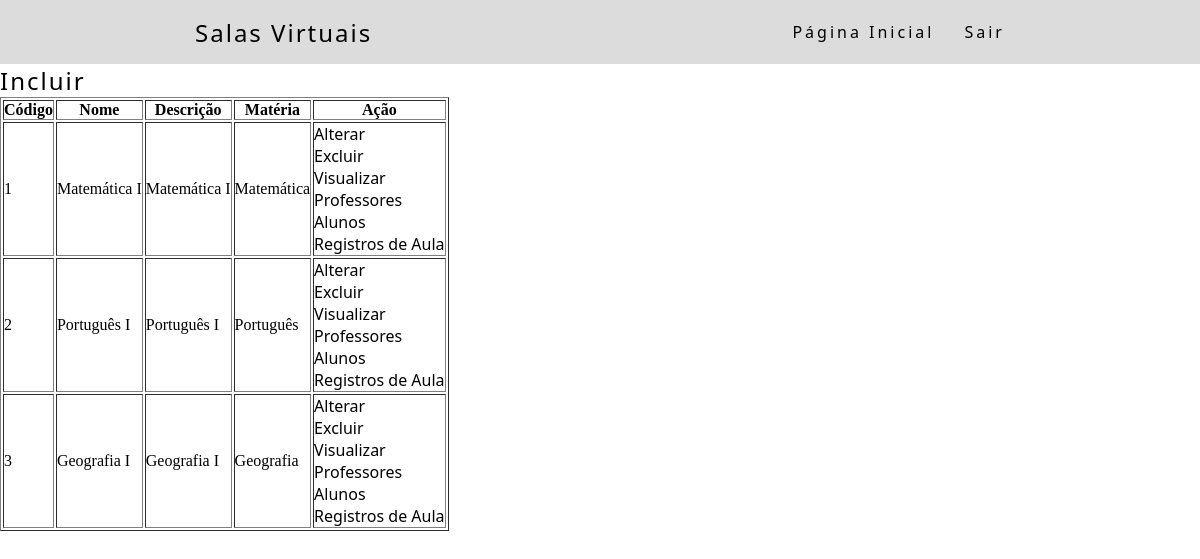
Page /consultaSalaVirtual.php (signed in) on the committed database.
### tables this page shows
CREATE TABLE TBSalaVirtual (
	SALCodigo    INTEGER      NOT NULL AUTO_INCREMENT,
    SALNome      VARCHAR(100) NOT NULL,
    SALDescricao VARCHAR(500) NOT NULL,
    MATCodigo    INTEGER      NOT NULL,
    PRIMARY KEY (SALCodigo)
);

CREATE TABLE TBMateria (
	MATCodigo    INTEGER      NOT NULL AUTO_INCREMENT,
    MATNome      VARCHAR(50)  NOT NULL,
    MATDescricao VARCHAR(500) NOT NULL,
    PRIMARY KEY (MATCodigo)
);

### autoload.php (called while the page is built, shortened)
<?php
spl_autoload_register(function ($nomeClasse) {
    $folders = array(
        $nomeClasse,
        '.'.DIRECTORY_SEPARATOR.$nomeClasse,
        '..'.DIRECTORY_SEPARATOR.$nomeClasse,
        'acao',
        '.'.DIRECTORY_SEPARATOR.'acao',
        '..'.DIRECTORY_SEPARATOR.'acao',
        'classes',
        '.'.DIRECTORY_SEPARATOR.'classes',
        '..'.DIRECTORY_SEPARATOR.'classes',
        'classes'.DIRECTORY_SEPARATOR.'dados',
        '.'.DIRECTORY_SEPARATOR.'classes'.DIRECTORY_SEPARATOR.'dados',
        '..'.DIRECTORY_SEPARATOR.'classes'.DIRECTORY_SEPARATOR.'dados',
        'conf',
        '.'.DIRECTORY_SEPARATOR.'conf',
        '..'.DIRECTORY_SEPARATOR.'conf',
        'interfaces',
        '.'.DIRECTORY_SEPARATOR.'interfaces',
        '..'.DIRECTORY_SEPARATOR.'interfaces'
    );
});

### Rotinas.php (called while the page is built, shortened)
<?php
abstract class Rotinas {
    public static function rotinasPorPerfil() : array {
        $rotinas = [];
        return $rotinas;
    }
}

### acao/AcaoSalaVirtual.class.php (called while the page is built, shortened)
<?php
require_once('autoload.php');
class AcaoSalaVirtual extends AcaoBase {
    protected function getAcoesConsulta(): array {
        $acoes = parent::getAcoesConsulta();
        $acoes[] = self::ACAO_PROFESSORES;
        $acoes[] = self::ACAO_ALUNOS;
        $acoes[] = self::ACAO_REGISTRO_AULA;
        return $acoes;
    }
    protected function adicionaCondicaoComplexaSalaVirtualPerfil() {
        $tipoPerfil = $_SESSION['tipo'];
    }
}

### classes/dados/DadosSalaVirtual.class.php (called while the page is built, shortened)
<?php
require_once('autoload.php');
class DadosSalaVirtual extends DadosBase {
    protected function getQueryBuscaDados(array $colunas = []): string {
        $sql = 'SELECT  TBSalaVirtual.SALCodigo     as "codigo", '
            .           'TBSalaVirtual.SALNome      as "nome", '
            .           'TBSalaVirtual.SALDescricao as "descricao", '
            .           'TBMateria.MATCodigo        as "Materia.codigo", '
            .           'TBMateria.MATNome          as "Materia.nome" ';
        $sql .= ' FROM '.$this->getTabela();
        $sql .= $this->adicionaJoins();
        return $sql;
    }
    protected function filtraConsulta(): string {
        $filtroAssociativo = isset($_GET['codigoSalaVirtual']) ? $_GET['codigoSalaVirtual'] : false;
        return parent::filtraConsulta();
    }
    public function getTabela() {
        return 'TBSalaVirtual';
    }
}

### classes/dados/Dados.class.php (called while the page is built, shortened)
<?php
require_once('autoload.php');
abstract class Dados {
    protected $relacionamentos = [];
    protected function adicionaRelacionamento(string $coluna, string $atributo, int $tipo) : Relacionamento {
        $rel = new Relacionamento($coluna, $atributo, $tipo);
        $this->relacionamentos[$atributo] = $rel;
        return $rel;
    }
    public function getChavesEstrangeiras() : array {
        $rels = [];
        foreach ($this->getRelacionamentos() as $relacionamento) {
            if ($relacionamento->isEstrangeira()) {
                $rels[] = $relacionamento;
            }
        }
        return $rels;
    }
    protected function getConn() : PDO {
        return Connect::getInstance();
    }
    public function getRelacionamentos() {
        return $this->relacionamentos;
    }
}

### classes/dados/Relacionamento.class.php (called while the page is built, shortened)
<?php
require_once('autoload.php');
class Relacionamento {
    private $estrangeira = false;
    private $referencia = [];
    private $tabelaReferencia;
    private $coluna;
    public function __construct(string $coluna, string $atributo, int $tipo = 0) {
        $this->coluna    = $coluna;
    }
    public function chaveEstrangeira() : self {
        $this->estrangeira = true;
        return $this;
    }
    public function referencia(string $coluna, string $atributo) : self {
        if ($this->isEstrangeira()) {
            $this->referencia = ['col' => $coluna, 'att' => $atributo];
        }
        return $this;
    }
    public function on(string $tabela) : self {
        if (count($this->getReferencia()) > 0) {
            $this->tabelaReferencia = $tabela;
        }
        return $this;
    }
    public function isEstrangeira() : bool {
        return $this->estrangeira;
    }
    public function getReferencia() : array {
        return $this->referencia;
    }
    public function getTabelaReferencia() : string {
        return $this->tabelaReferencia;
    }
    public function getColuna() : string {
        return $this->coluna;
    }
}

### classes/dados/DadosBase.class.php (called while the page is built, shortened)
<?php
require_once('autoload.php');
abstract class DadosBase extends Dados implements InterfaceDados {
    public function query(array $colunas = []) : array {
        $sql = $this->getQueryBuscaDados($colunas);
        $sql .= $this->filtraConsulta();
        $stmt  = $this->getConn()->query($sql);
        $dados = [];
        while ($linha = $stmt->fetch(PDO::FETCH_ASSOC)) {
            $objeto = new $nomeModelo();
            $dados[] = $objeto;
        }
        return $dados;
    }
    protected function adicionaJoins() : string {
        $joins = ' ';
        foreach ($this->getChavesEstrangeiras() as $chave) {
            $joins .= 'JOIN ';
            $joins .= $chave->getTabelaReferencia();
            $joins .= ' ON ';
            $joins .= $this->getTabela().'.'.$chave->getColuna().' = '.$chave->getTabelaReferencia().'.'.$chave->getColuna().' ';
        }
        return $joins;
    }
    protected function filtraConsulta() : string {
        $filtros = '';
        return $filtros;
    }
    function setaValorModelo(mixed $modelo, string $atributo, mixed $valor) {
        $caminho  = explode('.', $atributo);
    }
    function setValorRecursivo(mixed $modelo, array $caminho, mixed $valor) {
        if (count($caminho) > 0) {
            $atributo = array_shift($caminho);
        }
    }
}

### conf/Connect.class.php (called while the page is built, shortened)
<?php
require_once('autoload.php');
class Connect {
    private static $Conn;
    public static function getInstance() {
        return self::$Conn;
    }
    private static function setConnection() {
        try {
            $opcoes = array(PDO::MYSQL_ATTR_INIT_COMMAND => 'SET NAMES UTF8',
                            PDO::ATTR_PERSISTENT         => TRUE,
                            PDO::ATTR_ERRMODE            => PDO::ERRMODE_EXCEPTION);
            self::$Conn = new PDO(DRIVER.
                                 ":host=" . HOST .
                                 "; dbname=" . DBNAME .
                                 "; charset=" . CHARSET .
                                 ";", USER, PASSWORD,
                                 $opcoes);
          } catch (PDOException $e) {
            print "DB Error: " . $e->getMessage();
          }
    }
}

### classes/SalaVirtual.class.php (called while the page is built, shortened)
<?php
require_once('autoload.php');
class SalaVirtual {
    private $Materia;
    public function setCodigo($codigo) {
        return $this;
    }
    public function setNome($nome) {
        return $this;
    }
    public function setDescricao($descricao) {
        return $this;
    }
    public function getMateria() {
        if ($this->Materia == null) {
            $this->Materia = new Materia();
        }
        return $this->Materia;
    }
    public function setMateria($Materia) {
        $this->Materia = $Materia;
        return $this;
    }
}

### classes/Materia.class.php (called while the page is built, shortened)
<?php
require_once('autoload.php');
class Materia implements InterfaceLista {
    public function setCodigo($codigo) {
        return $this;
    }
    public function setNome($nome) {
        return $this;
    }
    public function setDescricao($descricao) {
        return $this;
    }
}

### acao/AcaoBase.class.php (the view, shortened to what this page needs)
<?php
abstract class AcaoBase {
    protected $Dados;
    public function consulta(string $classe, array $consulta, string $tela = '', array $parametros = []) : string {
        if ($tela == '') {
            $tela = $classe;
        }
        $atributos = array_map(function($linha) {
            return $linha[0];
        }, $consulta);
        $dadosConsulta = $this->buscaDadosConsulta($atributos);
        return $this->montaConsulta($classe, $tela, $consulta, $dadosConsulta, $parametros);
    }
    protected function buscaDadosConsulta(array $atributos) : array {
        return $this->getDados()->query($atributos);
    }
    protected function montaConsulta(string $classe, string $tela, array $colunas, array $dados, array $parametros = []) : string{
        $tabela = '<table border="1">';
        $tabela .= $this->montaCabecalho($colunas);
        $tabela .= $this->montaLinhas($classe, $tela, $colunas, $dados, $parametros);
        $tabela .= '</table>';
        return $tabela;
    }
    protected function montaCabecalho(array $colunas): string {
        $cabecalho = '<tr>';
        $titulos = array_map(function($coluna) {
            return $coluna[1];
        }, $colunas);
        foreach ($titulos as $titulo) {
            $cabecalho .= '<th>'.$titulo.'</th>';
        }
        $cabecalho .= '<th>Ação</th>';
        $cabecalho .= '</tr>';
        return $cabecalho;
    }
    protected function montaLinhas(string $classe, string $tela, array $colunas, array $dadosLinhas, array $parametros = []) : string {
        $linhas = '';
        $atributos = array_map(function($coluna) {
            return $coluna[0];
        }, $colunas);
        foreach ($dadosLinhas as $linha) {
            $linhas .= $this->montaLinha($classe, $tela, $atributos, $linha, $parametros);
        }
        return $linhas;
    }
    protected function montaLinha(string $classe, string $tela, array $atributos, mixed $objetoLinha, array $parametros = []) : string {
        $linha = '<tr>';
        foreach ($atributos as $atributo) {
            $linha .= $this->montaColuna($this->getDados()->getValorModelo($objetoLinha, $atributo));
        }
        $linha .= $this->montaColuna($this->montaAcoesLinha($classe, $tela, $objetoLinha, $parametros));
        $linha .= '</tr>';
        return $linha;
    }
    protected function montaColuna(mixed $valor) : string {
        return '<td>'.$valor.'</td>';
    }
    protected function montaAcoesLinha(string $classe, string $tela, mixed $objetoLinha, array $parametros = []) : string {
        $valores = [];
        foreach ($this->getDados()->getChavesPrimarias() as $primaria) {
            $valores[] = 'c_'.$primaria->getAtributo().'='.$this->getDados()->getValorModelo($objetoLinha, $primaria->getAtributo());
        }
        $valores[] = $this->montaTelaConsultaRedirecionar($tela, $parametros);
        $valores[] = 'classeAcao='.$classe;
        $acoesLinha = '';
        foreach ($this->getAcoesConsulta() as $acao) {
            $acoesLinha .= $this->montaAcao($tela, $acao, $valores, $parametros);
        }
        return $acoesLinha;
    }
    protected function montaTelaConsultaRedirecionar(string $tela, array $parametros = []) {
        $parametroTela = 'tela=consulta'.ucfirst($tela).'.php';
        return $parametroTela;
    }
    protected function montaAcao(string $tela, string $acao, array $valores, array $parametros) : string {
        $arquivo = in_array($acao, self::ACOES_CAD) ? 'cad'.$tela.'.php' : 'acao.php';
        $action  = $arquivo.'?'.implode('&', $valores).'&'.implode('&', $parametros);
        $action .= '&acao='.$acao;
        return '<a href='.$action.'>'.self::NOME_ACAO[$acao].'</a><br>';
    }
    protected function getAcoesConsulta() : array {
        return [self::ACAO_ALTERAR, self::ACAO_EXCLUIR, self::ACAO_VISUALIZAR];
    }
    public function getDados() : DadosBase {
        return $this->Dados;
    }
    public function setDados(DadosBase $Dados) {
        $this->Dados = $Dados;
        return $this;
    }
}

### consultaSalaVirtual.php (shortened to what this page needs)
<!DOCTYPE html>
<?php
    require_once('autoload.php');
    require_once('acao.php');
?>
<html lang="pt-br">
    <head>
        <?= TelaUtils::headPadraoPagina(); ?>
    </head>
    <body>
        <?= TelaUtils::topoPagina('Salas Virtuais'); ?>
        <?= TelaUtils::botaoIncluir('SalaVirtual');?>
        <?php
        $colunas = [
            ['codigo'       , 'Código'],
            ['nome'         , 'Nome'],
            ['descricao'    , 'Descrição'],
            ['Materia.nome' , 'Matéria']
        ];
        consulta('SalaVirtual', $colunas);
        ?>
    </body>
</html>

### TelaUtils.php (shortened to what this page needs)
<?php
require_once('autoload.php');
abstract class TelaUtils {
    public static function headPadraoPagina() : string {
        $padrao = '<link rel="stylesheet" href="style'.DIRECTORY_SEPARATOR.'style.css">';
        return  $padrao;
    }
    public static function topoPagina($titulo) : string {
        $topoPagina =   '<header>';
        $topoPagina .=      '<nav>';
        $topoPagina .=          '<a class="logo">'.$titulo.'</a>';
        $topoPagina .=          '<ul class="nav-list">';
        $topoPagina .=              '<li><a href="home.php">Página Inicial</a></li>';
        $topoPagina .=              self::getRotinasTopoPagina();
        $topoPagina .=              self::getLogoff();
        $topoPagina .=          '</ul>';
        $topoPagina .=      '</nav>';
        $topoPagina .=  '</header>';
        return $topoPagina;
    }
    private static function getRotinasTopoPagina() : string {
        $rotinas = '';
        return $rotinas;
    }
    private static function getLogoff() : string {
        return  '<li>'
            .       '<a href="login.php">Sair</a>'
            .   '</li>';
    }
    public static function botaoIncluir(string $classe, array $parametrosGet = null) : string {
        $link = 'cad'.ucfirst($classe).'.php';
        return '<a href='.$link.' class="logo">Incluir</a>';
    }
}

### acao.php (shortened to what this page needs)
<?php
require_once('autoload.php');
function consulta(string $classe, array $consulta, string $tela = '', array $parametros = []) {
    $modelo = instanciaModelo($classe);
    $dados  = instanciaDadosModelo($classe);
    $acao   = instanciaClasseAcao($classe);
    $dados->setModelo($modelo);
    $acao->setDados($dados);
    echo $acao->consulta(ucfirst($classe), $consulta, $tela, $parametros);
}
function setValorRecursivo(mixed $modelo, array $caminho, mixed $valor) {
    if (count($caminho) > 0) {
        $atributo = array_shift($caminho);
    }
}
function instanciaClasseAcao($nomeAcao = false) : mixed {
    $classe = $nomeAcao != false ? 'Acao'.ucfirst($nomeAcao) : 'Acao'.getClasseAcao();
    return new $classe();
}
function instanciaModelo(string $nomeModelo = null) : mixed {
    return new $classe();
}
function instanciaDadosModelo(string $nomeDados = null) : mixed {
    $classe = $nomeDados != null ? 'Dados'.ucfirst($nomeDados) : 'Dados'.getClasse();
    return new $classe();
}

### style/style.css (style rules this page uses)
* { margin : 0; padding: 0; }
a { color: black; font-family: 'Segoe UI', Tahoma, Geneva, Verdana, sans-serif; text-decoration: none; transition: 0.3s; }
.logo { font-size: 24px; letter-spacing: 2px; }
nav { display: flex; justify-content: space-around; align-items: center; background: gainsboro; height: 8vh; }
.nav-list { list-style: none; display: flex; }
.nav-list li { letter-spacing: 3px; margin-left: 30px; }

### rows in the picture
tbsalavirtual: SALCodigo "1", SALNome "Matemática I", SALDescricao "Matemática I", tbmateria.MATNome "Matemática", acao "Alterar", acao "Excluir", acao "Visualizar", acao "Professores", acao "Alunos", acao "Registros de Aula"
tbsalavirtual: SALCodigo "2", SALNome "Português I", SALDescricao "Português I", tbmateria.MATNome "Português", acao "Alterar", acao "Excluir", acao "Visualizar", acao "Professores", acao "Alunos", acao "Registros de Aula"
tbsalavirtual: SALCodigo "3", SALNome "Geografia I", SALDescricao "Geografia I", tbmateria.MATNome "Geografia", acao "Alterar", acao "Excluir", acao "Visualizar", acao "Professores", acao "Alunos", acao "Registros de Aula"

### other values in the picture
$titulo "Salas Virtuais"
$titulo "Código"
$titulo "Nome"
$titulo "Descrição"
$titulo "Matéria"
